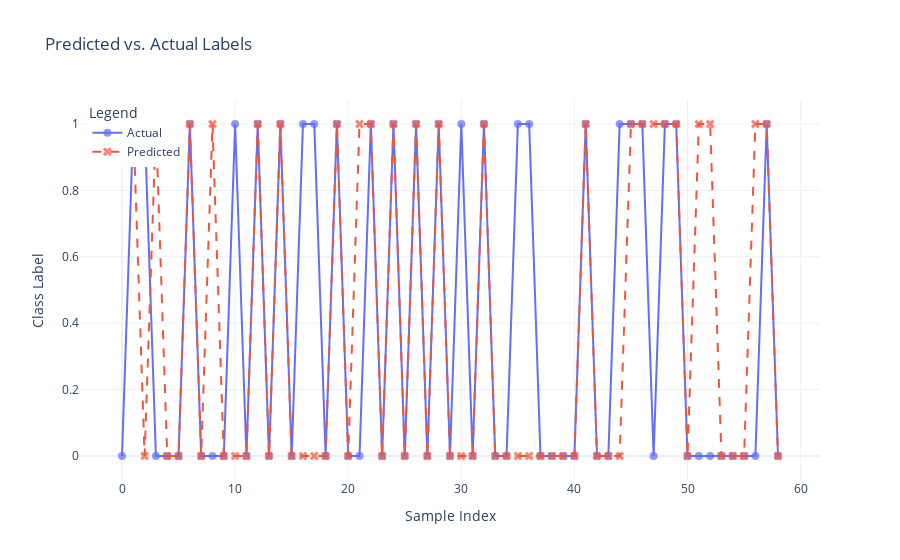

Notebook source saved alongside this figure:
### Code cell
import numpy as np
import plotly.graph_objects as go

fig = go.Figure()

fig.add_trace(go.Scatter(
    x=np.arange(len(y_test)),
    y=y_test,
    mode='lines+markers',
    name='Actual',
    line=dict(dash='solid'),
    marker=dict(symbol='circle', size=8, opacity=0.7)
))

fig.add_trace(go.Scatter(
    x=np.arange(len(y_pred_classes)),
    y=y_pred_classes,
    mode='lines+markers',
    name='Predicted',
    line=dict(dash='dash'),
    marker=dict(symbol='x', size=8, opacity=0.7)
))

fig.update_layout(
    title='Predicted vs. Actual Labels',
    xaxis_title='Sample Index',
    yaxis_title='Class Label',
    legend=dict(title='Legend', x=0.01, y=1),
    template='plotly_white'
)

fig.show()

### Figure 1 — Plotly figure (JSON) as saved in the notebook; plotly's stock layout.template omitted (floating-point values rounded to 4 significant figures)
{"data": [{"line": {"dash": "solid"}, "marker": {"opacity": 0.7, "size": 8, "symbol": "circle"}, "mode": "lines+markers", "name": "Actual", "type": "scatter", "x": [0, 1, 2, 3, 4, 5, 6, 7, 8, 9, 10, 11, 12, 13, 14, 15, 16, 17, 18, 19, 20, 21, 22, 23, 24, 25, 26, 27, 28, 29, 30, 31, 32, 33, 34, 35, 36, 37, 38, 39, 40, 41, 42, 43, 44, 45, 46, 47, 48, 49, 50, 51, 52, 53, 54, 55, 56, 57, 58], "y": [0, 1, 1, 0, 0, 0, 1, 0, 0, 0, 1, 0, 1, 0, 1, 0, 1, 1, 0, 1, 0, 0, 1, 0, 1, 0, 1, 0, 1, 0, 1, 0, 1, 0, 0, 1, 1, 0, 0, 0, 0, 1, 0, 0, 1, 1, 1, 0, 1, 1, 0, 0, 0, 0, 0, 0, 0, 1, 0]}, {"line": {"dash": "dash"}, "marker": {"opacity": 0.7, "size": 8, "symbol": "x"}, "mode": "lines+markers", "name": "Predicted", "type": "scatter", "x": [0, 1, 2, 3, 4, 5, 6, 7, 8, 9, 10, 11, 12, 13, 14, 15, 16, 17, 18, 19, 20, 21, 22, 23, 24, 25, 26, 27, 28, 29, 30, 31, 32, 33, 34, 35, 36, 37, 38, 39, 40, 41, 42, 43, 44, 45, 46, 47, 48, 49, 50, 51, 52, 53, 54, 55, 56, 57, 58], "y": [1, 1, 0, 1, 0, 0, 1, 0, 1, 0, 0, 0, 1, 0, 1, 0, 0, 0, 0, 1, 0, 1, 1, 0, 1, 0, 1, 0, 1, 0, 0, 0, 1, 0, 0, 0, 0, 0, 0, 0, 0, 1, 0, 0, 0, 1, 1, 1, 1, 1, 0, 1, 1, 0, 0, 0, 1, 1, 0]}], "layout": {"autosize": true, "legend": {"title": {"text": "Legend"}, "x": 0.01, "y": 1}, "title": {"text": "Predicted vs. Actual Labels"}, "xaxis": {"autorange": true, "range": [-3.606, 61.61], "title": {"text": "Sample Index"}, "type": "linear"}, "yaxis": {"autorange": true, "range": [-0.09211, 1.092], "title": {"text": "Class Label"}, "type": "linear"}}}
